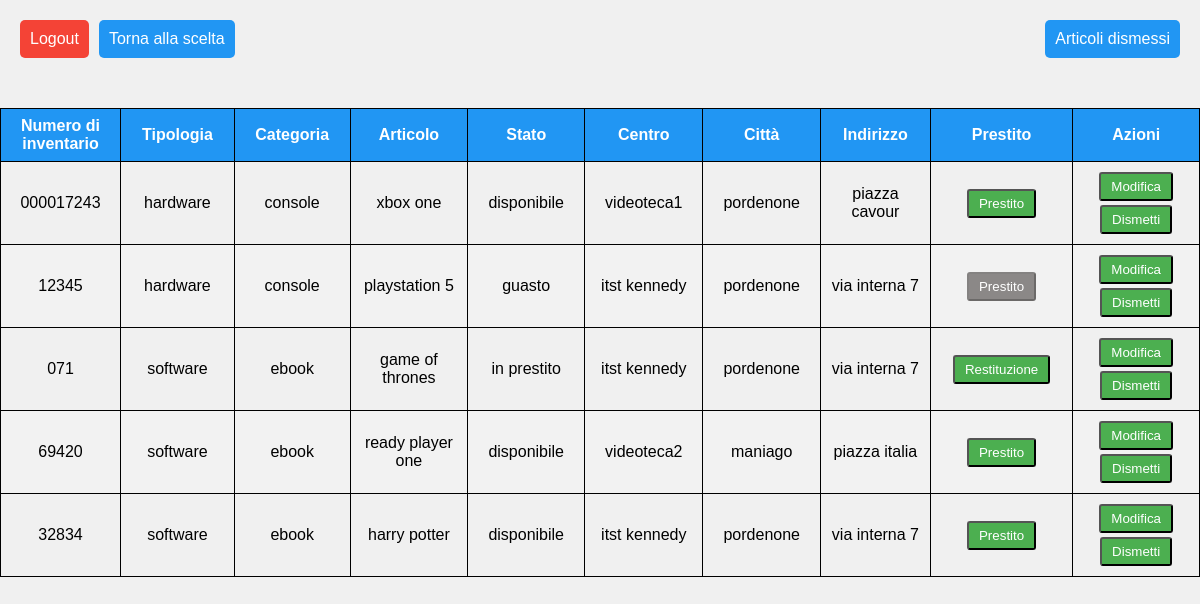
Page /backend/visualizzaArticoli.php (signed in) on the committed database.
### tables this page shows
CREATE TABLE `articoli` (
  `id_articolo` int(16) NOT NULL,
  `numero_inventario` varchar(32) NOT NULL,
  `articolo` varchar(64) NOT NULL,
  `stato` set('disponibile','guasto','prenotato','in prestito') NOT NULL,
  `fk_id_categoria` int(16) DEFAULT NULL,
  `fk_id_centro` int(16) DEFAULT NULL
);

CREATE TABLE `categorie` (
  `id_categoria` int(16) NOT NULL,
  `categoria` varchar(32) NOT NULL,
  `tipologia` varchar(32) NOT NULL
);

CREATE TABLE `centri` (
  `id_centro` int(16) NOT NULL,
  `nome` varchar(32) NOT NULL,
  `citta` varchar(32) NOT NULL,
  `indirizzo` varchar(64) NOT NULL
);

### backend/visualizzaArticoli.php (the view, shortened to what this page needs)
<!DOCTYPE html>
<html>
<head>
    <link rel="stylesheet" href="../style/styles.css" type="text/css">
</head>
<body>
    <div class="button-container">
        <div class="top-left-container">
            <input type="button" name="logout" value="Logout" onclick="location.href='../logout.php'">
            <input type="button" name="login" value="Torna alla scelta" onclick="location.href='sceltaAdmin.php'">
        </div>
        <div class="top-right-container">
            <input type="button" name="loans" value="Articoli dismessi" onclick="location.href='visualizzaArticoliDismessi.php'">
        </div>
    </div>
    <div class="container">
        <div class="table-wrapper">
            <table class="fl-table">
                <thead>
                <tr>
                    <th>Numero di inventario</th>
                    <th>Tipologia</th>
                    <th>Categoria</th>
                    <th>Articolo</th>
                    <th>Stato</th>
                    <th>Centro</th>
                    <th>Città</th>
                    <th>Indirizzo</th>
                    <th>Prestito</th>
                    <th>Azioni</th>
                </tr>
                </thead>
                <tbody>
                <?php
                    $selectSql = "SELECT id_articolo, numero_inventario, tipologia, categoria, articolo, stato, nome, citta, indirizzo
                                    FROM articoli a JOIN centri c
                                    ON a.fk_id_centro = c.id_centro
                                    JOIN categorie cat
                                    ON a.fk_id_categoria = cat.id_categoria
                                    ORDER BY tipologia";
                    require_once '../db.php';
                    $result = $conn->query($selectSql);
                    while($row = $result->fetch_array(MYSQLI_ASSOC))
                    {
                        $n_inventario = $row['numero_inventario'];
                        $tipologia = $row['tipologia'];
                        $categoria = $row['categoria'];
                        $articolo = $row['articolo'];
                        $stato = $row['stato'];
                        $nome = $row['nome'];
                        $citta = $row['citta'];
                        $indirizzo = $row['indirizzo'];
                        $isAvailable = ($stato == "disponibile" || $stato == "in prestito") ? 1 : 0;
                        $isLoaned = ($stato == "in prestito") ? 1 : 0;
                        echo
                            '<tr>
                                <td class="colonnaNumero">'.$n_inventario.'</td>
                                <td class="colonnaTipo">'.$tipologia.'</td>
                                <td class="colonnaCategoria">'.$categoria.'</td>
                                <td class="colonnaArticolo">'.$articolo.'</td>
                                <td class="colonnaStato">'.$stato.'</td>
                                <td class="colonnaNome">'.$nome.'</td>
                                <td class="colonnaCitta">'.$citta.'</td>
                                <td class="colonnaIndirizzo">'.$indirizzo.'</td>
                                <td class="colonnaTasti">
                                <button class="btn" type="button" onclick="location.href=\'prestito_articolo.php?id='.$row["id_articolo"].'&loaned='. $isLoaned .'\'" '. ($isAvailable == 1 ? "" : "disabled") . '>'.($isLoaned == 0 ? "Prestito" : "Restituzione").'</button>
                                </td>
                                <td class="colonnaTasti">
                                    <button class="btn" type="button" onclick="location.href=\'modifica_articolo.php?id='.$row["id_articolo"].'\'">Modifica</button>
                                    <button class="btn" type="button" onclick="location.href=\'dismetti_articolo.php?id='.$row["id_articolo"].'\'">Dismetti</button>
                                </td>
                            </tr>';
                    }
                ?>
                </tbody>
            </table>
        </div>
    </div>
</body>
</html>

### style/styles.css (style rules this page uses)
body { margin: 0; padding: 0; font-family: Arial, sans-serif; background-color: #f0f0f0; }
.container { display: flex; flex-direction: column; align-items: center; justify-content: flex-start; padding-top: 20px; }
.button-container { display: flex; flex-direction: row; justify-content: space-between; width: 100%; }
.top-right-container { display: flex; flex-direction: row; justify-content: right; width: 50%; }
.top-left-container { display: flex; flex-direction: row; justify-content: left; width: 50%; }
.table-wrapper { margin-top: 30px; }
.fl-table { width: 100%; border-collapse: collapse; border-spacing: 0; }
.fl-table th, .fl-table td { padding: 8px; text-align: center; border: 1px solid black; }
.fl-table th { background-color: #2196f3; color: #fff; text-align: center; }
.fl-table tr:nth-child(even) { background-color: #f2f2f2; }
.colonnaNumero { width: 150px; text-align: center; }
.colonnaTipo { width: 150px; text-align: center; }
.colonnaCategoria { width: 150px; text-align: center; }
.colonnaArticolo { width: 150px; text-align: center; }
.colonnaStato { width: 150px; text-align: center; }
.colonnaNome { width: 150px; text-align: center; }
.colonnaCitta { width: 150px; text-align: center; }
.colonnaIndirizzo { width: 150px; text-align: center; }
.colonnaTasti { width: 175px; align-items: center; text-align: center; }
button.btn { padding: 5px 10px; margin: 2px; text-decoration: none; background-color: #4caf50; color: #fff; border-radius: 3px; transition: background-color 0.3s; }
button.btn:disabled { background-color: #8b8887; }
input[type="button"][name="logout"] { margin-top: 20px; margin-right: 10px; padding: 10px; cursor: pointer; border: none; border-radius: 5px; background: #f44336; color: #ffffff; font-size: 16px; transition: all 0.3s ease; transform: translate(20px, 0); }
input[type="button"][name="login"] { margin-top: 20px; margin-right: 10px; padding: 10px; cursor: pointer; border: none; border-radius: 5px; background: #2196f3; color: #ffffff; font-size: 16px; transition: all 0.3s ease; transform: translate(20px, 0); }
input[type="button"][name="loans"] { margin-top: 20px; padding: 10px; cursor: pointer; border: none; border-radius: 5px; background: #2196f3; color: #ffffff; font-size: 16px; transition: all 0.3s ease; transform: translate(-20px, 0); }

### rows in the picture
articoli: numero_inventario "000017243", fk_id_categoria.tipologia "hardware", fk_id_categoria.categoria "console", articolo "xbox one", stato "disponibile", fk_id_centro.nome "videoteca1", fk_id_centro.citta "pordenone", fk_id_centro.indirizzo "piazza cavour", shows "Prestito"
articoli: numero_inventario "12345", fk_id_categoria.tipologia "hardware", fk_id_categoria.categoria "console", articolo "playstation 5", stato "guasto", fk_id_centro.nome "itst kennedy", fk_id_centro.citta "pordenone", fk_id_centro.indirizzo "via interna 7", shows "Prestito"
articoli: numero_inventario "071", fk_id_categoria.tipologia "software", fk_id_categoria.categoria "ebook", articolo "game of thrones", stato "in prestito", fk_id_centro.nome "itst kennedy", fk_id_centro.citta "pordenone", fk_id_centro.indirizzo "via interna 7", shows "Restituzione"
articoli: numero_inventario "69420", fk_id_categoria.tipologia "software", fk_id_categoria.categoria "ebook", articolo "ready player one", stato "disponibile", fk_id_centro.nome "videoteca2", fk_id_centro.citta "maniago", fk_id_centro.indirizzo "piazza italia", shows "Prestito"
articoli: numero_inventario "32834", fk_id_categoria.tipologia "software", fk_id_categoria.categoria "ebook", articolo "harry potter", stato "disponibile", fk_id_centro.nome "itst kennedy", fk_id_centro.citta "pordenone", fk_id_centro.indirizzo "via interna 7", shows "Prestito"
